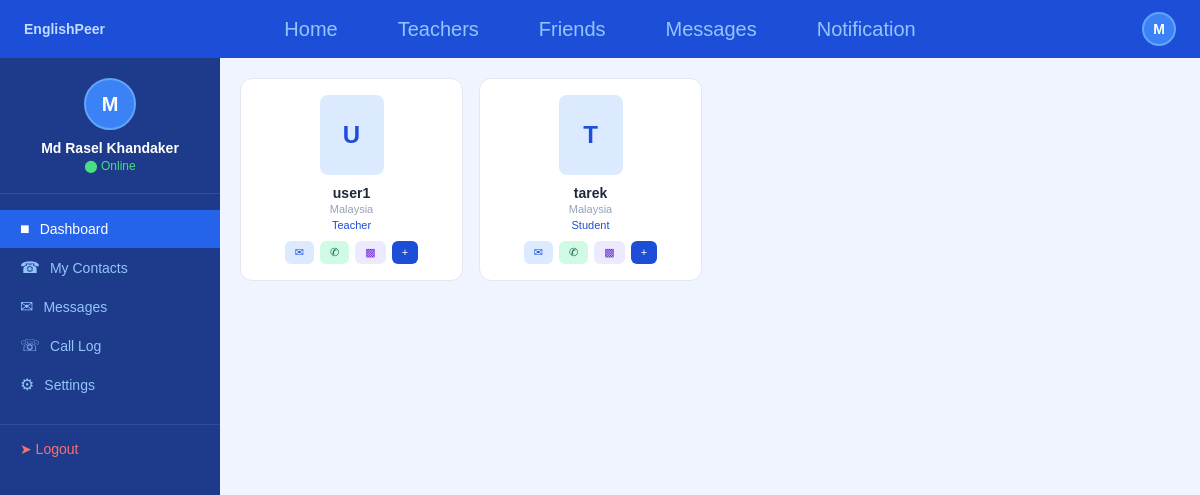
The app's page /dashboard (signed in) with its own data.
### tables this page shows
CREATE TABLE users (
            id INTEGER PRIMARY KEY AUTOINCREMENT,
            email TEXT UNIQUE NOT NULL,
            password TEXT NOT NULL,
            name TEXT NOT NULL,
            phone TEXT,
            gender TEXT,
            country TEXT,
            education TEXT,
            role TEXT,
            profile_pic TEXT DEFAULT 'default.png',
            bio TEXT
        );

### app.py (the view)
@app.route('/dashboard')
def dashboard():
    if 'email' not in session:
        return redirect(url_for('home'))
    ph = '%s' if os.environ.get('DATABASE_URL') else '?'
    conn = get_db()
    c = conn.cursor()
    c.execute('SELECT COUNT(*) FROM users')
    total_users = c.fetchone()[0]
    c.execute(f'''SELECT email, name, country, role, gender, education
                 FROM users WHERE email != {ph}''', (session['email'],))
    users = c.fetchall()
    conn.close()
    return render_template('dashboard.html',
                           username=session['name'],
                           email=session['email'],
                           total_users=total_users,
                           users=users,
                         notif_count=get_notif_count())

### app.py (called while the page is built)
def get_db():
    DATABASE_URL = os.environ.get('DATABASE_URL')
    if DATABASE_URL:
        result = urlparse(DATABASE_URL)
        conn = psycopg2.connect(
            database=result.path[1:],
            user=result.username,
            password=result.password,
            host=result.hostname,
            port=result.port
        )
    else:
        conn = sqlite3.connect('users.db')
    return conn

def get_notif_count():
    if 'email' not in session:
        return 0
    ph = '%s' if os.environ.get('DATABASE_URL') else '?'
    conn = get_db()
    c = conn.cursor()
    c.execute(f"SELECT COUNT(*) FROM friends WHERE receiver={ph} AND status='pending'",
              (session['email'],))
    count = c.fetchone()[0]
    conn.close()
    return count

### templates/dashboard.html (shortened to what this page needs)
<!DOCTYPE html>
<html>
<head>
    <link rel="stylesheet" href="{{ url_for('static', filename='style.css') }}">
</head>
<body>
<nav class="navbar">
    <span class="logo">EnglishPeer</span>
    <div class="nav-links">
        <a href="/home">Home</a>
        <a href="/discover?role=Teacher">Teachers</a>
        <a href="/friends">Friends</a>
        <a href="/messages">Messages</a>
        <a href="/notifications" style="position:relative;">
    Notification
</a>
    </div>
    <div class="nav-avatar">{{ username[0]|upper }}</div>
</nav>
<div class="dashboard-wrapper">
    <div class="sidebar">
        <div class="user-info">
            <div class="user-avatar">{{ username[0]|upper }}</div>
            <div class="user-name">{{ username }}</div>
            <div class="user-status">&#11044; Online</div>
        </div>
        <a href="/dashboard" class="menu-item active">
            <span class="menu-icon">&#9632;</span> Dashboard
        </a>
        <a href="/contacts" class="menu-item">
            <span class="menu-icon">&#9742;</span> My Contacts
        </a>
        <a href="/messages" class="menu-item">
            <span class="menu-icon">&#9993;</span> Messages
        </a>
        <a href="/calllog" class="menu-item">
            <span class="menu-icon">&#9743;</span> Call Log
        </a>
        <a href="/settings" class="menu-item">
            <span class="menu-icon">&#9881;</span> Settings
        </a>
        <a href="/logout" class="logout-btn">&#10148; Logout</a>
    </div>
    <div class="main-content" style="padding:20px;overflow-y:auto;">
    <div style="display:grid;grid-template-columns:repeat(4,1fr);gap:16px;">
        {% for user in users %}
<div style="background:white;border-radius:12px;border:0.5px solid #e2e8f0;padding:16px;text-align:center;">
    <div style="width:64px;height:80px;border-radius:8px;background:#dbeafe;color:#1d4ed8;display:flex;align-items:center;justify-content:center;font-size:24px;font-weight:bold;margin:0 auto 10px;">
        {{ user[1][0]|upper }}
    </div>
    <div style="font-size:14px;font-weight:600;color:#1e293b;margin-bottom:2px;">{{ user[1] }}</div>
    <div style="font-size:11px;color:#94a3b8;margin-bottom:4px;">{{ user[2] }}</div>
    <div style="font-size:11px;color:#1d4ed8;margin-bottom:10px;">{{ user[3] }}</div>
    <div style="display:flex;gap:6px;justify-content:center;">
        <a href="/chat/{{ user[0] }}" style="padding:5px 10px;background:#dbeafe;color:#1d4ed8;border-radius:6px;font-size:11px;text-decoration:none;">&#9993;</a>
        <a href="/call/{{ user[0] }}" style="padding:5px 10px;background:#d1fae5;color:#065f46;border-radius:6px;font-size:11px;text-decoration:none;">&#9990;</a>
        <a href="/call/{{ user[0] }}" style="padding:5px 10px;background:#ede9fe;color:#6d28d9;border-radius:6px;font-size:11px;text-decoration:none;">&#9641;</a>
        <a href="/add_friend/{{ user[0] }}" style="padding:5px 10px;background:#1d4ed8;color:white;border-radius:6px;font-size:11px;text-decoration:none;">+</a>
    </div>
</div>
{% endfor %}
    </div>
</div>
    </div>
</body>
</html>

### static/style.css (style rules this page uses)
* { margin: 0; padding: 0; box-sizing: border-box; font-family: Arial, sans-serif; }
body { background: #f0f4ff; min-height: 100vh; }
.navbar { background: #1d4ed8; padding: 12px 24px; display: grid; grid-template-columns: 1fr auto 1fr; align-items: center; }
.navbar .logo { font-size: 14px; font-weight: bold; color: #bfdbfe; }
.navbar .nav-links { display: flex; gap: 60px; align-items: center; justify-content: center; }
.navbar .nav-links a { font-size: 20px; color: #93c5fd; text-decoration: none; }
.navbar .nav-avatar { width: 34px; height: 34px; border-radius: 50%; background: #3b82f6; display: flex; align-items: center; justify-content: center; font-size: 14px; font-weight: bold; color: white; border: 2px solid #60a5fa; margin-left: auto; }
.dashboard-wrapper { display: grid; grid-template-columns: 220px 1fr; min-height: calc(100vh - 56px); }
.sidebar { background: #1e3a8a; padding: 20px 0; }
.sidebar .user-info { text-align: center; padding: 0 16px 20px; border-bottom: 0.5px solid #2d4e9e; margin-bottom: 16px; }
.sidebar .user-avatar { width: 52px; height: 52px; border-radius: 50%; background: #3b82f6; display: flex; align-items: center; justify-content: center; font-size: 20px; font-weight: bold; color: white; margin: 0 auto 10px; border: 2px solid #60a5fa; }
.sidebar .user-name { font-size: 14px; font-weight: 600; color: white; }
.sidebar .user-status { font-size: 12px; color: #4ade80; margin-top: 3px; }
.sidebar .menu-item { display: flex; align-items: center; gap: 10px; padding: 10px 20px; font-size: 14px; color: #93c5fd; text-decoration: none; transition: background 0.15s; }
.sidebar .menu-item:hover, .sidebar .menu-item.active { background: #2563eb; color: white; }
.sidebar .menu-icon { font-size: 16px; }
.sidebar .logout-btn { display: flex; align-items: center; gap: 10px; padding: 10px 20px; font-size: 14px; color: #f87171; text-decoration: none; margin-top: 20px; border-top: 0.5px solid #2d4e9e; padding-top: 16px; cursor: pointer; background: none; border-left: none; border-right: none; border-bottom: none; width: 100%; text-align: left; }
.main-content { padding: 24px; }

### records on screen
users: name "U", name "user1", country "Malaysia", role "Teacher"
users: name "T", name "tarek", country "Malaysia", role "Student"

### other values on screen
{{ username[0]|upper }} "M"
{{ username }} "Md Rasel Khandaker"
